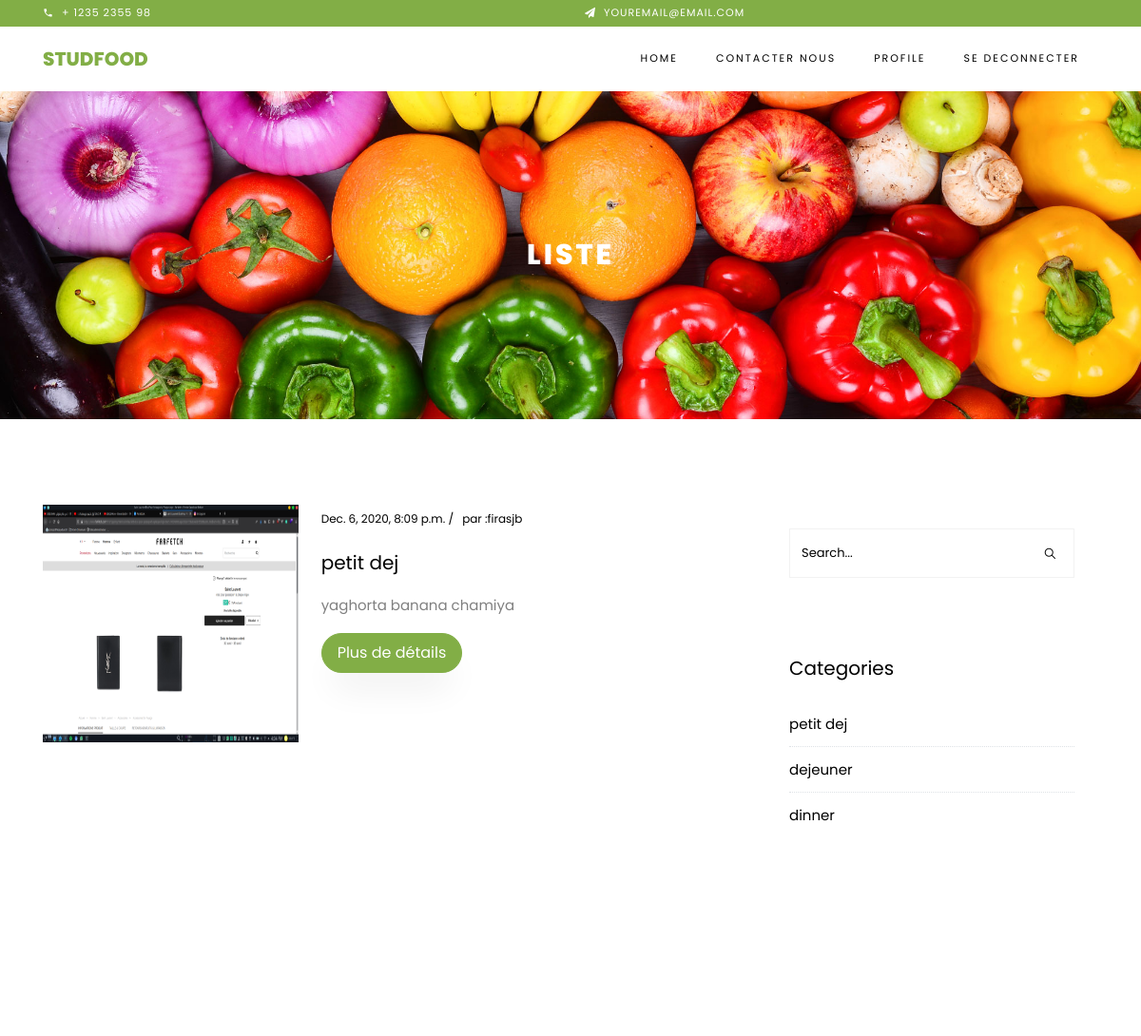
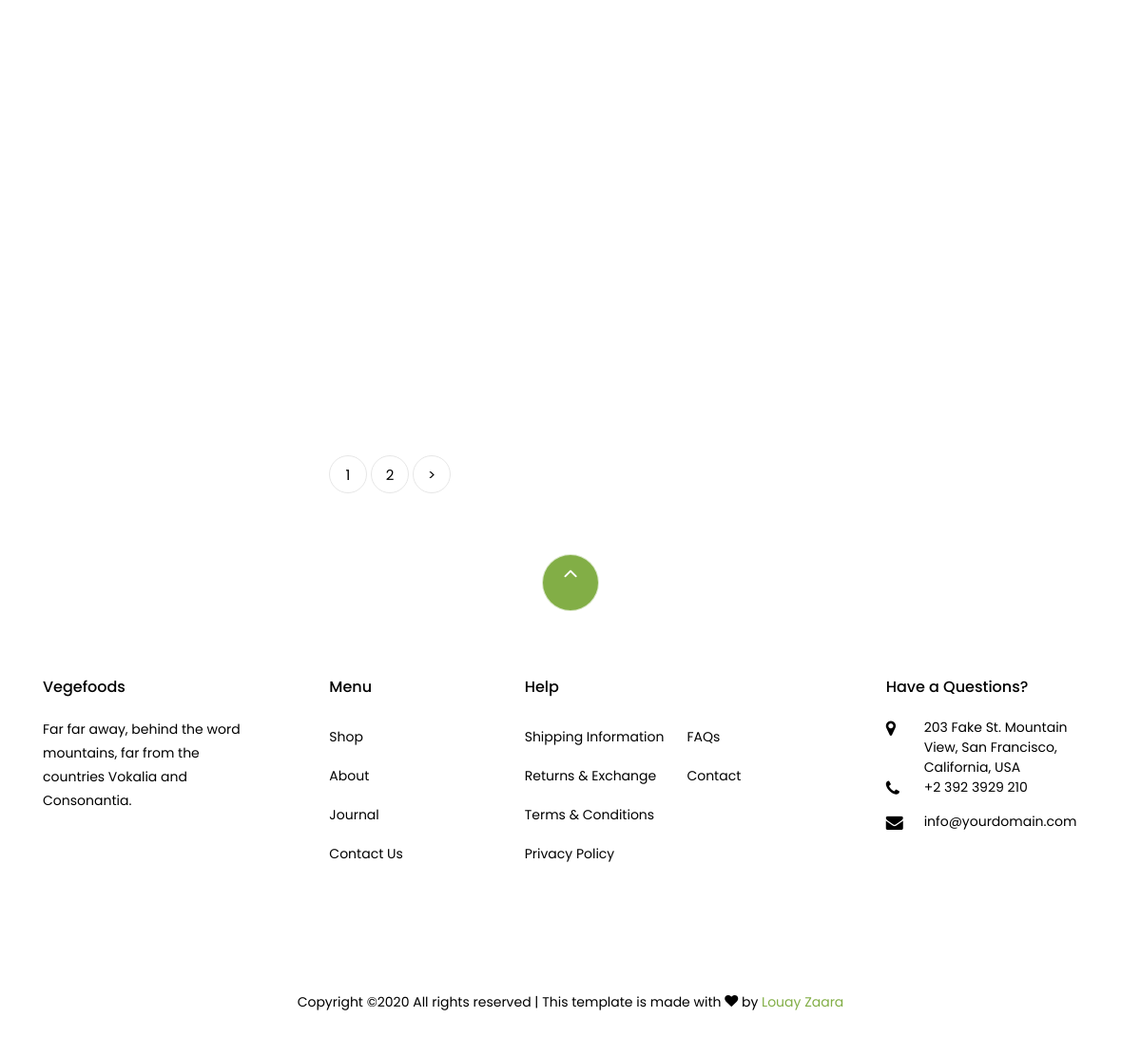
The app's page /home/ (signed in) with its own data (2 pictures, top to bottom).
### studfood/models.py (models this page shows, shortened)
class FoodMenu(models.Model):
    user = models.ForeignKey(User, null=True, on_delete=models.CASCADE)
    name = models.CharField(max_length=25, null=True)
    category = models.ManyToManyField(category, null=True)
    details = models.TextField(null=True)
    date = models.DateTimeField(null=True, blank=True)
    picture1 = models.ImageField(null=True, blank=True,upload_to='images/')
    picture2 = models.ImageField(null=True, blank=True,upload_to='images/')
    picture3 = models.ImageField(null=True, blank=True,upload_to='images/')
    slug = models.SlugField(blank=True, unique=True,null=True)
    date_created = models.DateTimeField(auto_now_add=True, null=True)
    class Meta:
        verbose_name_plural = "Food-Menu"

class category(models.Model):
    name = models.CharField(max_length=50, null=True)
    def __str__(self):
        return self.name
    class Meta:
        verbose_name_plural = "Catégorie"

### studfood/views.py (the view)
# urls.py: path('home/', views.homePage, name="home-page"),
def homePage(request):
    menu_list = FoodMenu.objects.all()
    category_list = category.objects.all()
    Filter = FoodMenuFilter(request.GET, queryset=menu_list)
    menu_list = Filter.qs
    page = request.GET.get('page')
    paginator = Paginator(menu_list, 3)
    try:
        menu_list = paginator.page(page)
    except PageNotAnInteger:
        menu_list = paginator.page(1)
    except EmptyPage:
        menu_list = paginator.page(paginator.page_range)
    context = {
        'menu_list':menu_list,
        'Filter':Filter,
        'category_list':category_list
    }
    return render(request, 'acceuil.html',context)

### studfood/templates/acceuil.html (shortened to what this page needs)
{% extends "base.html" %}
{% load static %}
{% block content %}
<div class="hero-wrap hero-bread" style="background-image: url({% static 'assets/images/bg_2.jpg' %});">
    <div class="container">
      <div class="row no-gutters slider-text align-items-center justify-content-center">
        <div class="col-md-9 ftco-animate text-center">
          <h1 class="mb-0 bread">Liste</h1>
        </div>
      </div>
    </div>
  </div>
 <section class="ftco-section ftco-degree-bg">
      <div class="container">
        <div class="row">
          <div class="col-lg-8 ftco-animate">
				<div class="row">
                    {% if menu_list %}
                        {% for menu in menu_list %}
                        <div class="col-md-12 d-flex ftco-animate">
                        <div class="blog-entry align-self-stretch d-md-flex">
                        <img src="{{menu.picture1.url}}" class="block-20">
                        <div class="text d-block pl-md-4">
                            <div class="meta mb-3">
                            <div><a >{{menu.date}} /</a></div>
                            <div><a > par :{{menu.user}}</a></div>
                            </div>
                            <h3 class="heading"><a href="#">{{menu.name}}</a></h3>
                            <p>{{menu.details}}</p>
                            <p><a href="{% url 'studfood:single-menu' menu.id %}" class="btn btn-primary py-2 px-3">Plus de détails</a></p>
                        </div>
                        </div>
                    </div>
                    {% endfor %}
                    {% endif %}
                </div>
      {% if menu_list.has_other_pages %}
      <div class="row mt-5">
          <div class="col text-center">
          <div class="block-27">
              {% if menu_list.has_other_pages %}
              <ul>
              {% for i in menu_list.paginator.page_range %}
              {% if menu_list.number == i %}
              <li><a class="active" href="?page={{i}}">{{i}}</a></li>
              {% else %}
              <li><a href="?page={{i}}">{{i}}</a></li>
              {% endif %}
              {% endfor %}
              {% if menu_list.has_next %}
              <li><a href="?page={{menu_list.paginator.num_pages}}">&gt;</a></li>
              {% endif %}
              </ul>
              {% endif %}
          </div>
          </div>
      </div>
{% endif %}
          </div>
          <div class="col-lg-4 sidebar ftco-animate">
            <div class="sidebar-box">
              <form action="#" class="search-form">
                <div class="form-group">
                  <span class="icon ion-ios-search"></span>
                  <input type="text" class="form-control" placeholder="Search...">
                </div>
              </form>
            </div>
            {% if category_list %}
            <div class="sidebar-box ftco-animate">
              <h3 class="heading">Categories</h3>
              {% for category in category_list %}
              <ul class="categories">
                <li><a href="#">{{category}}</a></li>
                {% endfor %}
              </ul>
              {% endif %}
            </div>
          </div>
        </div>
      </div>
    </section>
{% endblock %}

### records on screen
FoodMenu: picture1 (picture), date "Dec. 6, 2020, 8:09 p.m.", user "firasjb", name "petit dej", details "yaghorta banana chamiya"
category: name "petit dej"
category: name "dejeuner"
category: name "dinner"

### other values on screen
{{ i }} "1"
{{ i }} "2"
